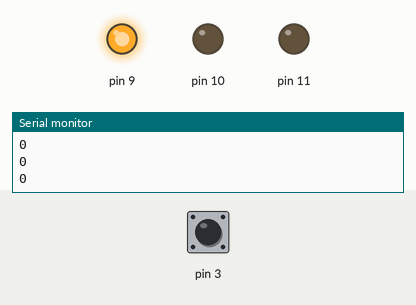
Simulated run of this sketch. Board: Arduino Uno, built with avr-gcc and run on an emulated ATmega328P. Shown: output pins drawn as LEDs (lit = HIGH), the last lines printed to the serial monitor. The inputs (shaded band) are chosen by the test bench; at power-on: pin 3 HIGH.

Above: at 1.2 s.
1.3 s: pin 3 driven LOW
At 2.8 s:
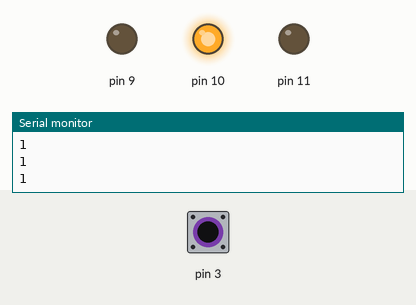
3.1 s: pin 3 pulsed HIGH 5 times (0.12 s each, 0.3 s apart)
At 4.2 s:
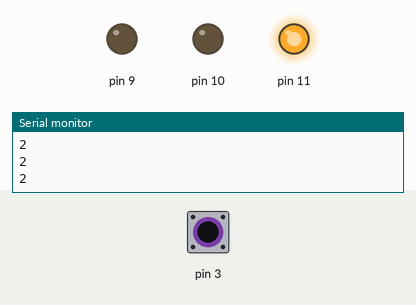
Timing chart, 0 to 6.3 s (numbered marks = the images above; inputs shaded):
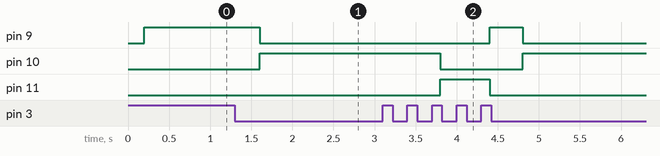

The sketch:

Project_26.1.ino
```cpp
volatile int PushCounter;
volatile int State;
volatile int lastState;
volatile int PushCounter1;

void setup()
{
  PushCounter = 0;
  State = 1;
  lastState = 1;
  PushCounter1 = 0;
  Serial.begin(9600);
  pinMode(3, INPUT);
  pinMode(9, OUTPUT);
  pinMode(10, OUTPUT);
  pinMode(11, OUTPUT);
}

void loop()
{
  State = digitalRead(3);
  if (State != lastState)
  {
    if (State == 0)
    {
      PushCounter = PushCounter + 1;
    }
  }
  lastState = State;
  PushCounter1 = (long) (PushCounter) % (long) (3);
  Serial.println(PushCounter1);
  delay(200);
  if (PushCounter1 == 0)
  {
    digitalWrite(9, HIGH);
    digitalWrite(10, LOW);
    digitalWrite(11, LOW);
  }
  else if (PushCounter1 == 1)
  {
    digitalWrite(9, LOW);
    digitalWrite(10, HIGH);
    digitalWrite(11, LOW);
  } else if (PushCounter1 == 2)
  {
    digitalWrite(9, LOW);
    digitalWrite(10, LOW);
    digitalWrite(11, HIGH);
  }
}
```

Measured:
- after the input at 1.3 s, pin 9: HIGH → LOW after 0.30 s; pin 10: LOW → HIGH after 0.30 s
- after the input at 3.1 s, pin 9: LOW → HIGH after 1.3 s, → LOW 0.40 s later; pin 10: HIGH → LOW after 0.70 s, → HIGH 1.0 s later; pin 11: LOW → HIGH after 0.70 s, → LOW 0.60 s later
